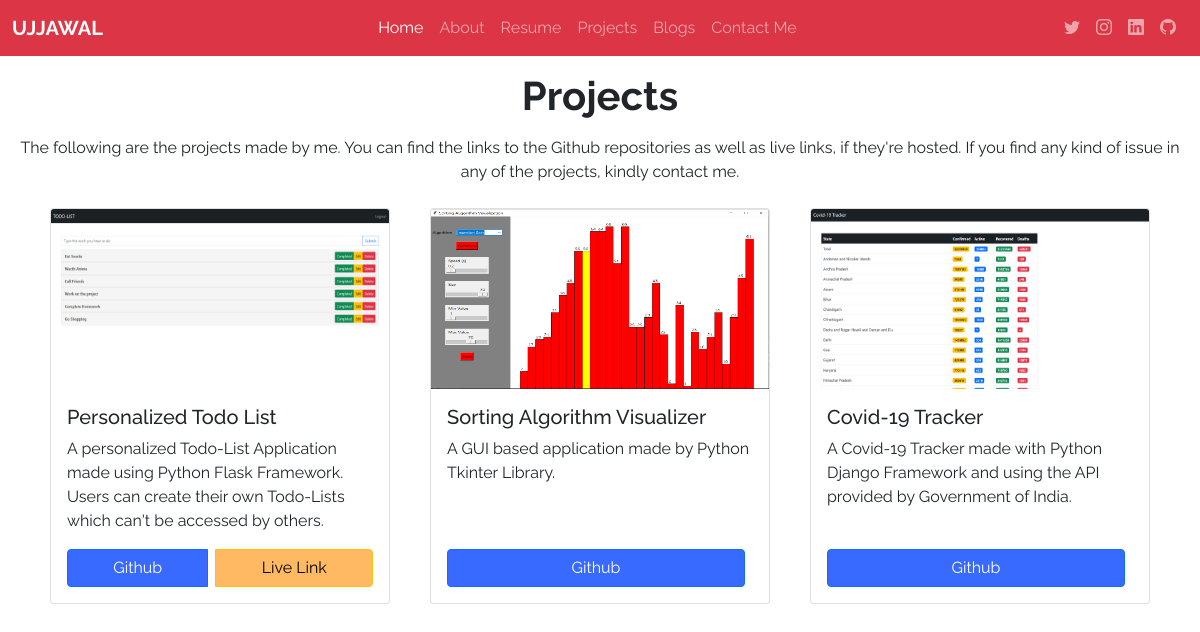
/projects/, run on the app's committed database.
### projects/models.py (models this page shows, shortened)
class Project(models.Model):
    title = models.CharField(max_length=100)
    desc = models.TextField()
    github_link = models.URLField(max_length=200)
    live_link = models.URLField(max_length=200, null=True)
    technology = models.CharField(max_length=100)
    image = models.FilePathField(path='/img')

### projects/views.py (the view)
# urls.py: path('projects/', include('projects.urls')),
def projects(request):
    projects = Project.objects.all().order_by('-pk')
    context = {'projects' : projects}
    return render(request, 'projects.html', context)

### templates/projects.html (shortened to what this page needs)
{% extends "base.html" %}
{% load static %}
{% block links %}
<link rel="stylesheet" href="{% static 'css/projects.css' %}">
{% endblock links %}
{% block content %}
<h1 class="text-center m-3"><b>Projects</b></h1>
<p class="text-center m-3">The following are the projects made by me. You can find the links to the Github repositories as well as live links, if they're hosted. If you find any kind of issue in any of the projects, kindly contact me.</p>
<div class="container">
   <div class="row">
      {% for project in projects %}
      <div class="col-md-4 d-flex align-items-stretch flex-fill">
         <div class="card m-2 mb-4">
            <img class="card-img-top" src="{% static project.image %}">
            <div class="card-body d-flex flex-column">
               <h5 class="card-title">{{ project.title }}</h5>
               <p class="card-text">{{ project.desc }}</p>
               <div class="btn-group mt-auto">
                  <a href="{{ project.github_link }}"
                     class="btn btn-primary me-2" style="background-color: #386aff;">
                  Github
                  </a>
                  {% if project.live_link %}
                  <a href="{% url 'project_detail' project.pk %}"
                     class="btn btn-warning" style="background-color: #ffb963;">
                  Live Link
                  </a>
                  {% endif %}
               </div>
            </div>
         </div>
      </div>
      {% endfor %}
   </div>
</div>
{% endblock %}

### templates/base.html (shortened to what this page needs)
{% load static %}
<!doctype html>
<html lang="en">
  <head>
    <link href="https://cdn.jsdelivr.net/npm/bootstrap@5.0.2/dist/css/bootstrap.min.css" rel="stylesheet">
    <link rel="stylesheet" href="https://cdn.jsdelivr.net/npm/bootstrap-icons@1.3.0/font/bootstrap-icons.css">
    <link rel="stylesheet" href="/static/css/base-template.css">
    {% block links %}{% endblock links %}
  </head>
  <body>
    <nav class="navbar navbar-expand-lg navbar-dark bg-danger">
      <div class="container-fluid">
        <a class="navbar-brand" href="#">UJJAWAL</a>
        <div class="collapse navbar-collapse" id="navbarSupportedContent">
          <ul class="navbar-nav me-auto mb-2 mb-lg-0 mx-auto">
            <li class="nav-item">
              <a class="nav-link active" href="#" data-toggle="tab">Home</a>
            </li>
            <li class="nav-item" data-toggle="tab">
              <a class="nav-link" href="#">About</a>
            </li>
            <li class="nav-item" data-toggle="tab">
              <a class="nav-link" href="#">Resume</a>
            </li>
            <li class="nav-item" data-toggle="tab">
              <a class="nav-link" href="#">Projects</a>
            </li>
            <li class="nav-item" data-toggle="tab">
              <a class="nav-link" href="#">Blogs</a>
            </li>
            <li class="nav-item" data-toggle="tab">
              <a class="nav-link" href="#">Contact Me</a>
            </li>
          </ul>
          <div class="social-media-links me-1">
            <ul class="navbar-nav mb-2 mb-lg-0 ">
              <li class="nav-item">
                <a class="nav-link" href="#"><i class="bi bi-twitter"></i></a>
              </li>
              <li class="nav-item">
                <a class="nav-link" href="#"><i class="bi bi-instagram"></i></a>
              </li>
              <li class="nav-item">
                <a class="nav-link" href="#"><i class="bi bi-linkedin"></i></a>
              </li>
              <li class="nav-item">
                <a class="nav-link" href="#"><i class="bi bi-github"></i>
                </a>
              </li>
            </ul>
          </div>
        </div>
      </div>
    </nav>
    {% block content %}{% endblock content %}
  </body>
</html>

### static/css/base-template.css (style rules this page uses)
body { font-family: "Raleway", sans-serif; }
.navbar-brand { font-weight: 700; }
.social-media-links { color: black; flex-direction: row; }

### projects/static/css/projects.css (style rules this page uses)
.card-img-top { width: 100%; height: 15vw; object-fit: fill; }
.card { width: 100%; }

### data on the page
Project: image (picture), title "Personalized Todo List", desc "A personalized Todo-List Application made using Python Flask Framework. Users can create their own Todo-Lists which can't be accessed by others.", shows "Live Link"
Project: image (picture), title "Sorting Algorithm Visualizer", desc "A GUI based application made by Python Tkinter Library."
Project: image (picture), title "Covid-19 Tracker", desc "A Covid-19 Tracker made with Python Django Framework and using the API provided by Government of India."
